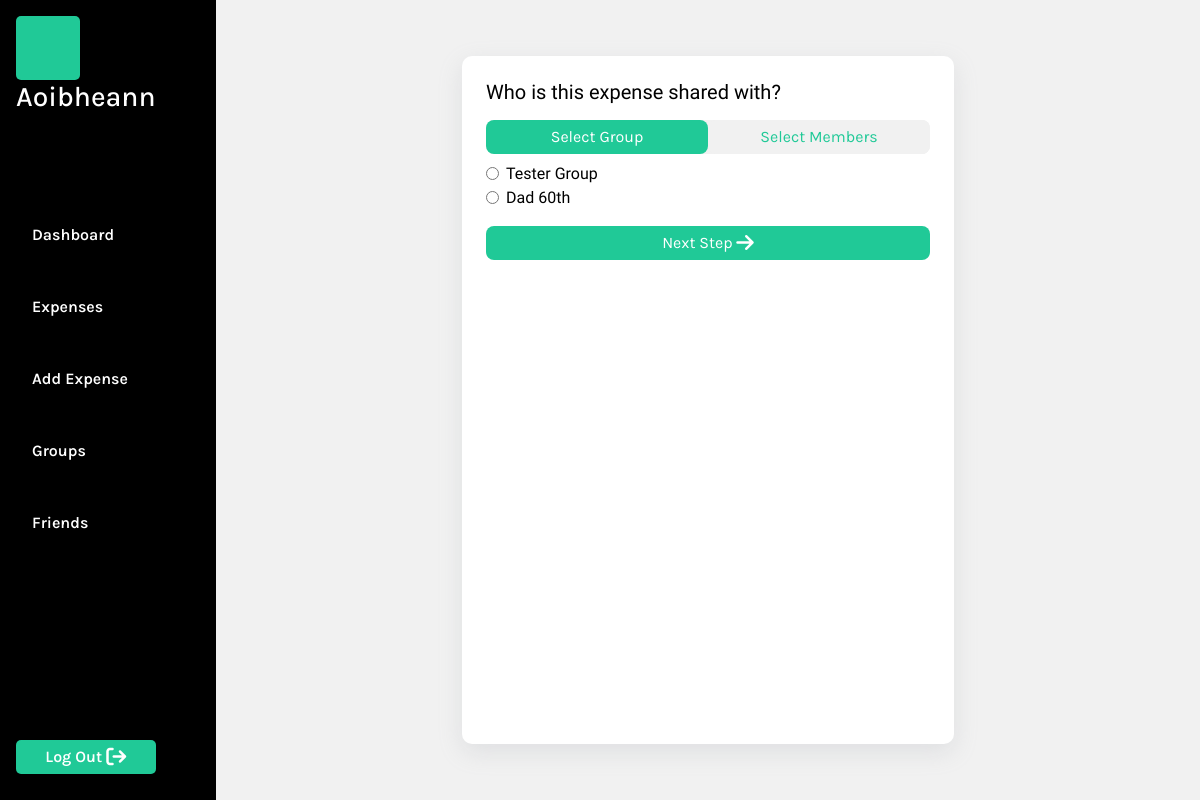
Before: /add_expense (signed in) with the older database file.
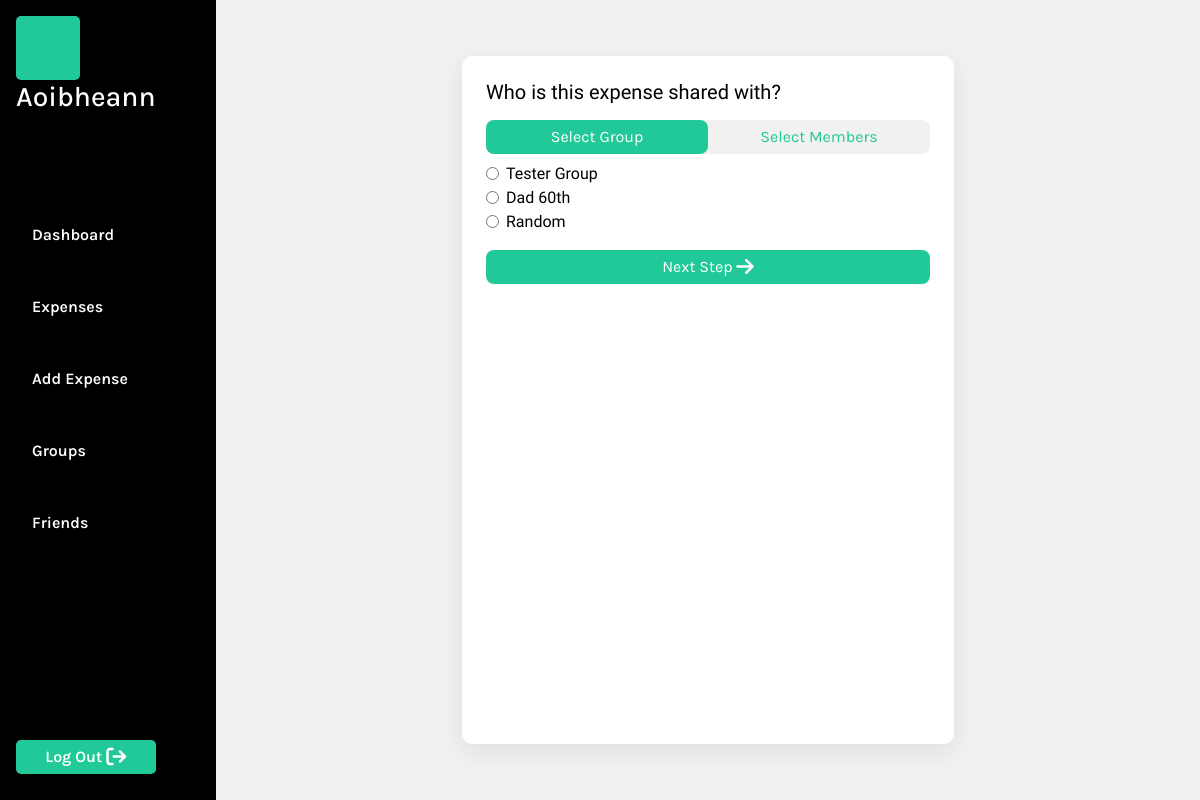
After: the same page with the newer database file.
### MainApp/models.py (models this page shows, shortened)
class PaymentGroup(models.Model):
    group_name = models.CharField(max_length=64)
    members = models.ManyToManyField('User', related_name='payment_groups', blank=True)

### MainApp/views.py (the view)
# urls.py: path('add_expense', views.addExpense, name ="add_expense"),
@login_required
def addExpense(request):
    if request.method == "POST":
        user = request.user
        form_data = json.loads(request.body)
        expense_data = form_data.get('expenseInputs', {})
        user_inputs = form_data.get('userInputs', {})
        group_input = form_data.get('group')
        amount = expense_data.get('amount')
        description = expense_data.get('description')
        currency = 'CAD'
        if group_input:
            group = PaymentGroup.objects.get(group_name=group_input)
            expense=Expense(amount=amount, remaining_balance=amount, description=description, currency=currency, created_by_user=user, payment_group = group)
            expense.save()
        else:
            expense=Expense(amount=amount, remaining_balance=amount, description=description, currency=currency, created_by_user=user)
            expense.save()
        for username, amount_owed in user_inputs.items():
            selected_user = User.objects.get(username=username)
            if selected_user == user:
                owing=Owing(expense=expense, user=user, amount=amount_owed, remaining_balance = 0, paid=True)
                owing.save()
                expense.remaining_balance = float(expense.remaining_balance) - float(owing.amount)
                expense.save()
            else:
                owing=Owing(expense=expense, user=selected_user, amount=amount_owed, remaining_balance=amount_owed)
                owing.save()
        return JsonResponse({"message": "Successfully added"})
    else:
        user = request.user
        if not user.is_authenticated:
            return HttpResponseRedirect(reverse("login"))
        groups = PaymentGroup.objects.filter(members=user)
        friends = User.objects.exclude(id = user.id)
        user = request.user
        return render(request, "MainApp/addexpense.html", {
            "groups": groups,
            "friends": friends,
            "user": request.user
        })

### MainApp/templates/MainApp/addexpense.html (shortened to what this page needs)
{% extends "MainApp/layout.html" %}
{% block body %}
    <div id="add-expense-section-container" class="section-container">
        <div id="add-expense-form-container" class="add-expense-container">
            <form id="addExpenseFormPartOne">
                <h5>Who is this expense shared with?</h5>
                <div id="expenseSplitBetweenBtns">
                    <button id="groupBtn">Select Group</button>
                    <button id="memberBtn">Select Members</button>
                </div>
                <div id="select-expense-group">
                {% for group in groups %}
                    <div class="form-check">
                        <input class="form-check-input group-checked" type="radio" name="exampleRadios" id="exampleRadios1" value="{{group.group_name}}">
                        <label class="form-check-label" for="exampleRadios1">
                            {{ group.group_name }}
                        </label>
                    </div>
                {% endfor %}
                </div>
                <button id="submitFormPartOne">Next Step <i class="fa-solid fa-arrow-right fa-lg" style="color: #ffffff;"></i></button>
            </form>
        </div>
    </div>
{% endblock %}

Changed rows visible on the page:
added PaymentGroup: group_name "Random"
